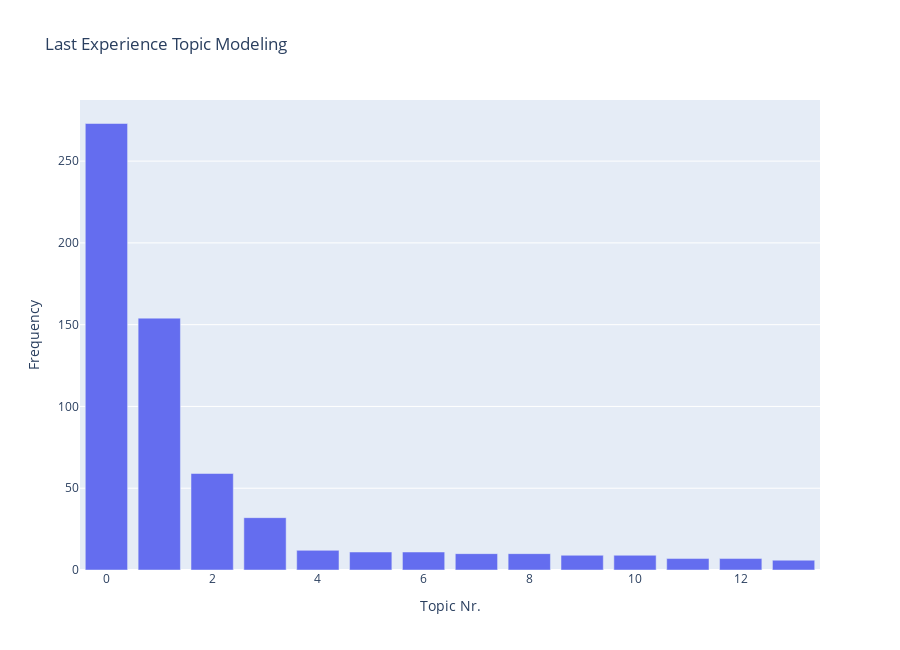

Write notebook code for a chart like this one.
### Code cell
last_experience_topics_barchart = create_topicFreq_chart(last_experience_topics_df, x='Topic', chart_title="Last Experience Topic Modeling", xaxis_title='Topic Nr.')

last_experience_topics_barchart

### Figure 1 — Plotly figure (JSON) as saved in the notebook; plotly's stock layout.template omitted (floating-point values rounded to 4 significant figures)
{"data": [{"alignmentgroup": "True", "customdata": [["find needed, found exactly, find, found needed, easy find"], ["great, wonderful, excellent, great good, good great"], ["learner needs, special education, large library, learner, love using"], ["helpful, helpful helpful, helpful useful, useful helpful, helpful great"], ["trying renew, like renew, monthly, renew, monthly lot"], ["valentines enjoying, valentines, valentine day, enjoying valentine, valentines day"], ["positive, positive positive, always positive, positive like, positive part"], ["fun, world, dream fun, dream, fun world"], ["pop ups, seeing pop, doesnt get, user friendly, doesnt"], ["loved great, amazing great, really amazing, great loved, great really"], ["easy, easy easy, easy great, easy much, love easy"], ["love love, love, love hate, hate, love guys"], ["exceptional, exceptional exceptional, awesome exceptional, excelente exceptional, exceptional aceptable"], ["meh frustrating, frustrating, meh, meh hard, frustrating frustrating"]], "hovertemplate": "Label: %{x}<br>Frequency: %{y}<br>Top 5 words: %{customdata[0]}<extra></extra>", "legendgroup": "", "marker": {"color": "#646DEF", "pattern": {"shape": ""}}, "name": "", "offsetgroup": "", "orientation": "v", "showlegend": false, "textposition": "outside", "type": "bar", "x": [0, 1, 2, 3, 4, 5, 6, 7, 8, 9, 10, 11, 12, 13], "xaxis": "x", "y": [273, 154, 59, 32, 12, 11, 11, 10, 10, 9, 9, 7, 7, 6], "yaxis": "y"}], "layout": {"barmode": "relative", "height": 650, "legend": {"tracegroupgap": 0}, "title": {"text": "Last Experience Topic Modeling"}, "uniformtext": {"minsize": 8, "mode": "hide"}, "xaxis": {"anchor": "y", "domain": [0, 1], "title": {"text": "Topic Nr."}}, "yaxis": {"anchor": "x", "domain": [0, 1], "title": {"text": "Frequency"}}}}
